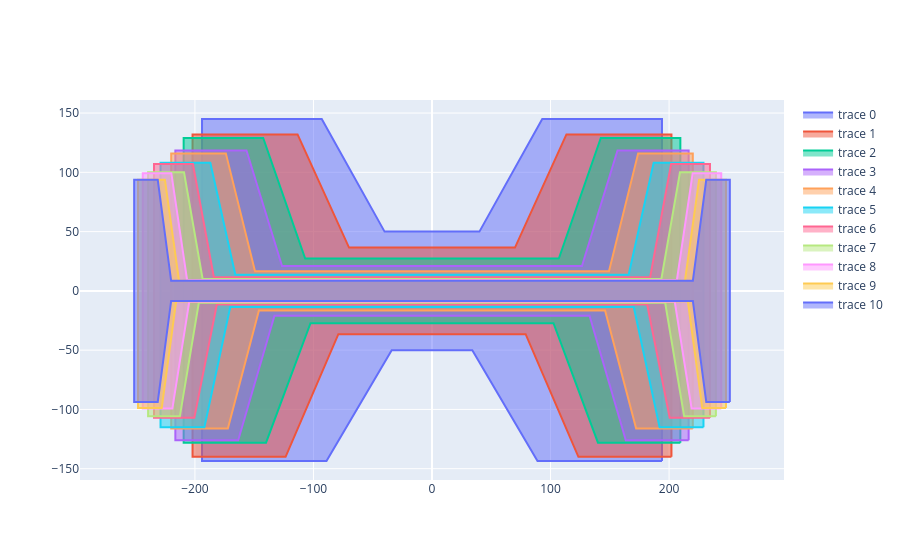

The code cell stored with this chart in its notebook:
### Markdown cell above
Create beam objects from the data in the table.

### Code cell
beams = [HBeam(c.w, c.s, c.au,c.al,c.bu,c.bl,c.hu,c.hl) for c in calibration.itertuples(index=False)]
plot_geoms([b.cross_section for b in beams])

### Figure 1 — Plotly figure (JSON) as saved in the notebook; plotly's stock layout.template omitted (floating-point values rounded to 4 significant figures)
{"data": [{"fill": "toself", "mode": "lines", "type": "scatter", "x": [194, 194, 93, 40, -40, -93, -194, -194, -89, -34, 34, 89, 194, null], "y": [-143.5, 145, 145, 50, 50, 145, 145, -143.5, -143.5, -50, -50, -143.5, -143.5, null]}, {"fill": "toself", "mode": "lines", "type": "scatter", "x": [202, 202, 113.4, 70, -70, -113.4, -202, -202, -123.5, -79, 79, 123.5, 202, null], "y": [-140, 132, 132, 36.5, 36.5, 132, 132, -140, -140, -36.5, -36.5, -140, -140, null]}, {"fill": "toself", "mode": "lines", "type": "scatter", "x": [209.5, 209.5, 142.4, 107, -107, -142.4, -209.5, -209.5, -140, -102.5, 102.5, 140, 209.5, null], "y": [-128, 129, 129, 27.25, 27.25, 129, 129, -128, -128, -27.25, -27.25, -128, -128, null]}, {"fill": "toself", "mode": "lines", "type": "scatter", "x": [216.5, 216.5, 156.5, 126.5, -126.5, -156.5, -216.5, -216.5, -163.5, -132.9, 132.9, 163.5, 216.5, null], "y": [-126, 118.5, 118.5, 21, 21, 118.5, 118.5, -126, -126, -21, -21, -126, -126, null]}, {"fill": "toself", "mode": "lines", "type": "scatter", "x": [220, 220, 173.9, 149.3, -149.3, -173.9, -220, -220, -172.2, -146, 146, 172.2, 220, null], "y": [-116, 116, 116, 16.6, 16.6, 116, 116, -116, -116, -16.6, -16.6, -116, -116, null]}, {"fill": "toself", "mode": "lines", "type": "scatter", "x": [229, 229, 187, 165.9, -165.9, -187, -229, -229, -192, -170.2, 170.2, 192, 229, null], "y": [-115, 108, 108, 13.6, 13.6, 108, 108, -115, -115, -13.6, -13.6, -115, -115, null]}, {"fill": "toself", "mode": "lines", "type": "scatter", "x": [234.5, 234.5, 201.7, 184, -184, -201.7, -234.5, -234.5, -200.5, -181.5, 181.5, 200.5, 234.5, null], "y": [-107, 107, 107, 11.5, 11.5, 107, 107, -107, -107, -11.5, -11.5, -107, -107, null]}, {"fill": "toself", "mode": "lines", "type": "scatter", "x": [239.5, 239.5, 209.2, 193.5, -193.5, -209.2, -239.5, -239.5, -212.7, -196.7, 196.7, 212.7, 239.5, null], "y": [-105.8, 100, 100, 10.1, 10.1, 100, 100, -105.8, -105.8, -10.1, -10.1, -105.8, -105.8, null]}, {"fill": "toself", "mode": "lines", "type": "scatter", "x": [244, 244, 219.9, 206.6, -206.6, -219.9, -244, -244, -219, -204.8, 204.8, 219, 244, null], "y": [-99.2, 99.3, 99.3, 9.2, 9.2, 99.3, 99.3, -99.2, -99.2, -9.2, -9.2, -99.2, -99.2, null]}, {"fill": "toself", "mode": "lines", "type": "scatter", "x": [248, 248, 225.3, 213.4, -213.4, -225.3, -248, -248, -228, -215.8, 215.8, 228, 248, null], "y": [-98.8, 93.7, 93.7, 8.65, 8.65, 93.7, 93.7, -98.8, -98.8, -8.65, -8.65, -98.8, -98.8, null]}, {"fill": "toself", "mode": "lines", "type": "scatter", "x": [251.2, 251.2, 231.3, 220.1, -220.1, -231.3, -251.2, -251.2, -231.3, -220.1, 220.1, 231.3, 251.2, null], "y": [-93.7, 93.7, 93.7, 8.5, 8.5, 93.7, 93.7, -93.7, -93.7, -8.5, -8.5, -93.7, -93.7, null]}], "layout": {"autosize": true, "xaxis": {"autorange": true, "domain": [0, 1], "range": [-1065.0, 1065.0], "type": "linear"}, "yaxis": {"autorange": true, "domain": [0, 1], "range": [-159.5, 161.0], "scaleanchor": "x", "scaleratio": 1, "type": "linear"}}}
